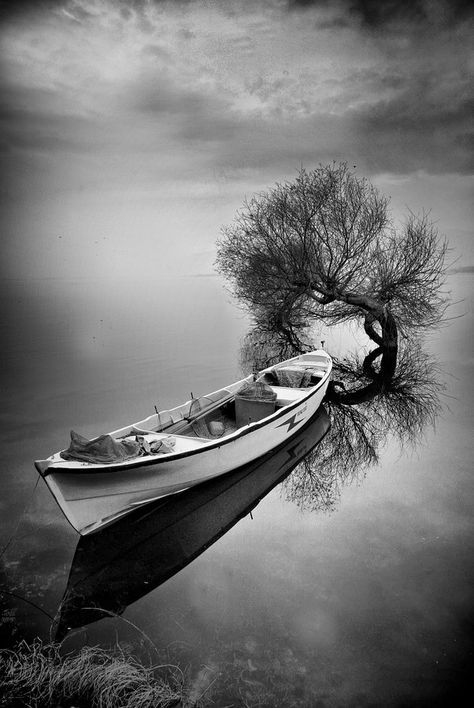
#> input picture images/boat.jpg, 474 x 708 px, found by its file name
$ jupyter execute --allow-errors 'B&W_Image_Colorization.ipynb'   (shell and % lines are left out)
#> lines starting #> are read from the running program, lines starting #| are printed output that depends on the picture
[cell 1]
import numpy as np
import argparse
import cv2
import os
from google.colab.patches import cv2_imshow

[cell 2]
# Paths to load the model
PROTOTXT = "/content/Model_Files/colorization_deploy_v2.prototxt"
POINTS = "/content/Model_Files/pts_in_hull.npy"
MODEL = "/content/Model_Files/colorization_release_v2.caffemodel"

[cell 3]
#Path to load the image
IMG_DIR = r"/content/images"
IMG = os.path.join(IMG_DIR,r"boat.jpg")

[cell 4]
# Load the Model
print("Load model")
#> (the rest of this cell did not finish here and is left out)

#> (a cell that did not finish here is left out)

[cell 6]
# Load the input image
image = cv2.imread("/content/images/boat.jpg")
#> image is the input picture: shape (708, 474, 3); min 0, max 255, mean 113
scaled = image.astype("float32") / 255.0
lab = cv2.cvtColor(scaled, cv2.COLOR_BGR2LAB)
#> lab: shape (708, 474, 3) float32; mean of channels 0, 1, 2 46.6, 0, 0

[cell 7]
resized = cv2.resize(lab, (224, 224))
#> resized: shape (224, 224, 3) float32; mean of channels 0, 1, 2 46.6, 0, 0
L = cv2.split(resized)[0]
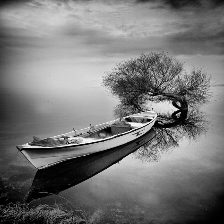
#> L: shape (224, 224) float32; min 0, max 99.53, mean 46.6; drawn with min black and max white
L -= 50
